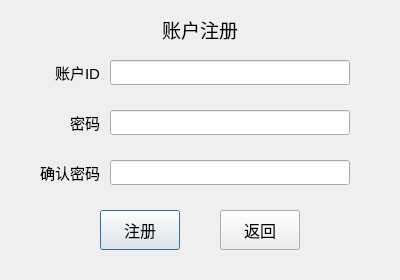
<?xml version="1.0" encoding="UTF-8"?>
<ui version="4.0">
 <class>signupWindow</class>
 <widget class="QWidget" name="signupWindow">
  <property name="geometry">
   <rect>
    <x>0</x>
    <y>0</y>
    <width>400</width>
    <height>280</height>
   </rect>
  </property>
  <property name="minimumSize">
   <size>
    <width>400</width>
    <height>280</height>
   </size>
  </property>
  <property name="maximumSize">
   <size>
    <width>400</width>
    <height>280</height>
   </size>
  </property>
  <property name="font">
   <font>
    <family>Microsoft YaHei UI</family>
   </font>
  </property>
  <property name="windowTitle">
   <string>注册</string>
  </property>
  <widget class="QLabel" name="passwordlabel">
   <property name="geometry">
    <rect>
     <x>40</x>
     <y>110</y>
     <width>60</width>
     <height>25</height>
    </rect>
   </property>
   <property name="font">
    <font>
     <family>Microsoft YaHei UI</family>
     <pointsize>11</pointsize>
    </font>
   </property>
   <property name="text">
    <string>&lt;html&gt;&lt;head/&gt;&lt;body&gt;&lt;p align=&quot;right&quot;&gt;密码&lt;/p&gt;&lt;/body&gt;&lt;/html&gt;</string>
   </property>
  </widget>
  <widget class="QPushButton" name="cancelButton">
   <property name="geometry">
    <rect>
     <x>220</x>
     <y>210</y>
     <width>80</width>
     <height>40</height>
    </rect>
   </property>
   <property name="font">
    <font>
     <family>Microsoft YaHei UI</family>
     <pointsize>12</pointsize>
    </font>
   </property>
   <property name="text">
    <string>返回</string>
   </property>
  </widget>
  <widget class="QLineEdit" name="userIDlineEdit">
   <property name="geometry">
    <rect>
     <x>110</x>
     <y>60</y>
     <width>240</width>
     <height>25</height>
    </rect>
   </property>
   <property name="font">
    <font>
     <family>Microsoft YaHei</family>
     <pointsize>11</pointsize>
    </font>
   </property>
   <property name="locale">
    <locale language="English" country="UnitedStates"/>
   </property>
  </widget>
  <widget class="QLabel" name="title">
   <property name="geometry">
    <rect>
     <x>0</x>
     <y>10</y>
     <width>400</width>
     <height>40</height>
    </rect>
   </property>
   <property name="font">
    <font>
     <family>Microsoft YaHei UI</family>
     <pointsize>14</pointsize>
    </font>
   </property>
   <property name="text">
    <string>&lt;html&gt;&lt;head/&gt;&lt;body&gt;&lt;p align=&quot;center&quot;&gt;账户注册&lt;/p&gt;&lt;/body&gt;&lt;/html&gt;</string>
   </property>
  </widget>
  <widget class="QLineEdit" name="passwordlineEdit">
   <property name="geometry">
    <rect>
     <x>110</x>
     <y>110</y>
     <width>240</width>
     <height>25</height>
    </rect>
   </property>
   <property name="font">
    <font>
     <family>Microsoft YaHei</family>
     <pointsize>11</pointsize>
    </font>
   </property>
   <property name="locale">
    <locale language="English" country="UnitedStates"/>
   </property>
   <property name="echoMode">
    <enum>QLineEdit::Password</enum>
   </property>
  </widget>
  <widget class="QLabel" name="userIDlabel">
   <property name="geometry">
    <rect>
     <x>40</x>
     <y>60</y>
     <width>60</width>
     <height>25</height>
    </rect>
   </property>
   <property name="font">
    <font>
     <family>Microsoft YaHei UI</family>
     <pointsize>11</pointsize>
    </font>
   </property>
   <property name="text">
    <string>&lt;html&gt;&lt;head/&gt;&lt;body&gt;&lt;p align=&quot;right&quot;&gt;账户ID&lt;/p&gt;&lt;/body&gt;&lt;/html&gt;</string>
   </property>
  </widget>
  <widget class="QPushButton" name="signupButton">
   <property name="geometry">
    <rect>
     <x>100</x>
     <y>210</y>
     <width>80</width>
     <height>40</height>
    </rect>
   </property>
   <property name="font">
    <font>
     <family>Microsoft YaHei UI</family>
     <pointsize>12</pointsize>
    </font>
   </property>
   <property name="text">
    <string>注册</string>
   </property>
   <property name="default">
    <bool>true</bool>
   </property>
  </widget>
  <widget class="QLineEdit" name="confirmpasswordlineEdit">
   <property name="geometry">
    <rect>
     <x>110</x>
     <y>160</y>
     <width>240</width>
     <height>25</height>
    </rect>
   </property>
   <property name="font">
    <font>
     <family>Microsoft YaHei</family>
     <pointsize>11</pointsize>
    </font>
   </property>
   <property name="locale">
    <locale language="English" country="UnitedStates"/>
   </property>
   <property name="text">
    <string/>
   </property>
   <property name="echoMode">
    <enum>QLineEdit::Password</enum>
   </property>
  </widget>
  <widget class="QLabel" name="confirmpasswordlabel">
   <property name="geometry">
    <rect>
     <x>30</x>
     <y>160</y>
     <width>70</width>
     <height>25</height>
    </rect>
   </property>
   <property name="font">
    <font>
     <family>Microsoft YaHei UI</family>
     <pointsize>11</pointsize>
    </font>
   </property>
   <property name="text">
    <string>&lt;html&gt;&lt;head/&gt;&lt;body&gt;&lt;p align=&quot;right&quot;&gt;确认密码&lt;/p&gt;&lt;/body&gt;&lt;/html&gt;</string>
   </property>
  </widget>
  <widget class="QPushButton" name="helpButton">
   <property name="geometry">
    <rect>
     <x>380</x>
     <y>260</y>
     <width>20</width>
     <height>20</height>
    </rect>
   </property>
   <property name="font">
    <font>
     <family>Microsoft YaHei UI</family>
     <pointsize>10</pointsize>
    </font>
   </property>
   <property name="icon">
    <iconset>
     <normaloff>help-20.png</normaloff>help-20.png</iconset>
   </property>
   <property name="iconSize">
    <size>
     <width>20</width>
     <height>20</height>
    </size>
   </property>
   <property name="flat">
    <bool>true</bool>
   </property>
  </widget>
 </widget>
 <layoutdefault spacing="6" margin="11"/>
 <tabstops>
  <tabstop>userIDlineEdit</tabstop>
  <tabstop>passwordlineEdit</tabstop>
  <tabstop>confirmpasswordlineEdit</tabstop>
  <tabstop>signupButton</tabstop>
  <tabstop>cancelButton</tabstop>
 </tabstops>
 <resources/>
 <connections/>
</ui>
